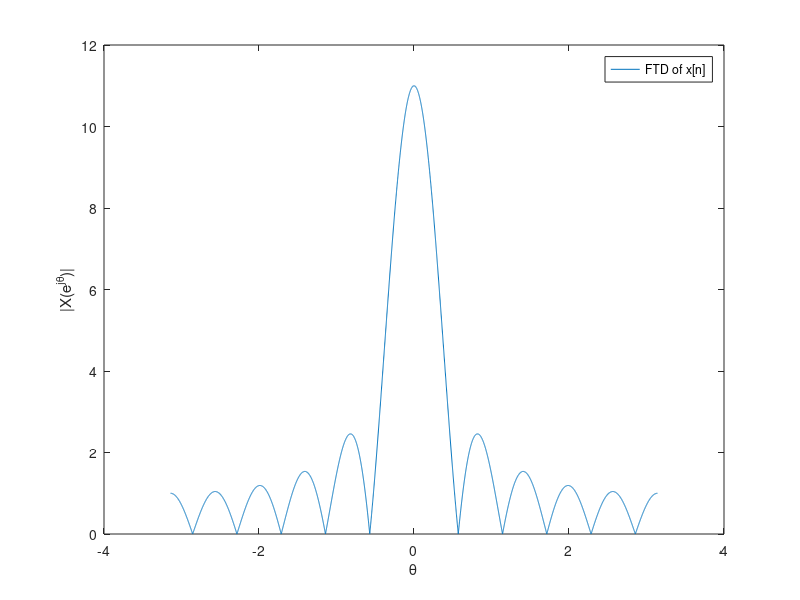
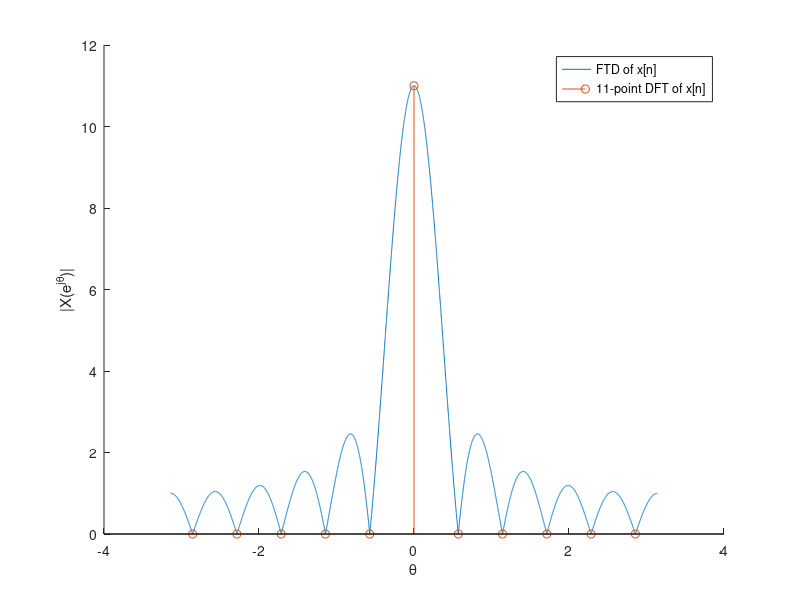

These figures' MATLAB source, in order:
clear all;
clf;

% Parameters
A = 1;
K = 11;
K1 = 0.5 * K;
K2 = 0.5;
K3 = 0.5 * (1 - K);

% Generate block function
for i = 1:K
    x(i) = 1;
end

% Determine x-axis
theta = -pi:0.001:pi;
%theta2 = -pi:(2 * pi / (K +)):pi;
theta2 = -5:1:5;
theta2 = theta2 / K * 2 * pi;

% Calculate FTD
X = A * (sin(K1 * theta) ./ sin(K2 * theta)) .* exp(-1i * K3 * theta);

% Calculate DFT
Xdft = fftshift(fft(x, K));

% Plot results
figure();
plot(theta, abs(X));

xlabel('\theta');
ylabel('|X(e^{j\theta})|');
legend('FTD of x[n]');

figure();
hold on;
plot(theta, abs(X));
stem(theta2, abs(Xdft));
hold off;

xlabel('\theta');
ylabel('|X(e^{j\theta})|');
legend('FTD of x[n]', '11-point DFT of x[n]');